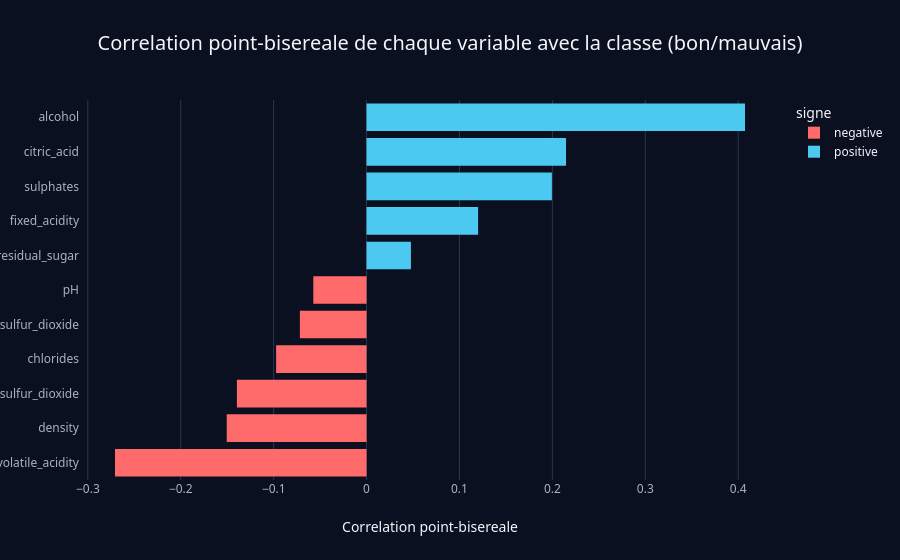

Here is the notebook cell this chart was saved with:
### Markdown cell above
### Question 2 — Exploration visuelle : quelles variables influencent la qualité ?

> **La cible est binarisée dès le départ** (`y` = bon/mauvais). On cherche donc la corrélation entre une variable
> **continue** (ex. `alcohol`) et une variable **binaire** (`y`). Le coefficient adapté n'est pas la corrélation
> de Pearson usuelle entre deux variables continues, mais la **corrélation point-bisériale** : c'est le **cas
> particulier de Pearson** obtenu lorsqu'une des deux variables est binaire (codée 0/1). Elle mesure à quel point
> la variable continue **sépare** les deux classes.

On regarde donc la **corrélation point-bisériale** de chaque variable avec la classe, puis la distribution des
variables les plus corrélées selon la classe (**boxplots**).

### Code cell
from scipy.stats import pointbiserialr

# On compare une variable CONTINUE a la cible BINAIRE (0/1) : le coefficient adapte est
# la correlation point-bisereale (cas particulier de Pearson quand une variable est binaire).
corr = X.apply(lambda col: pointbiserialr(y, col)[0]).sort_values()
corr_df = corr.reset_index()
corr_df.columns = ["variable", "correlation"]
corr_df["signe"] = np.where(corr_df["correlation"] >= 0, "positive", "negative")

fig = px.bar(
    corr_df, x="correlation", y="variable", orientation="h", color="signe",
    title="Correlation point-bisereale de chaque variable avec la classe (bon/mauvais)",
    color_discrete_map={"positive": COLORWAY[0], "negative": COLORWAY[1]}
)
fig.update_layout(xaxis_title="Correlation point-bisereale", yaxis_title="")
apply_dark_theme(fig)
fig.show()

corr

### Figure 1 — Plotly figure (JSON) as saved in the notebook; plotly's stock layout.template omitted (floating-point values rounded to 4 significant figures)
{"data": [{"hovertemplate": "signe=negative<br>correlation=%{x}<br>variable=%{y}<extra></extra>", "legendgroup": "negative", "marker": {"color": "#ff6b6b", "pattern": {"shape": ""}}, "name": "negative", "orientation": "h", "showlegend": true, "textposition": "auto", "type": "bar", "x": [-0.2707, -0.1505, -0.1395, -0.09731, -0.07175, -0.05728], "xaxis": "x", "y": ["volatile_acidity", "density", "total_sulfur_dioxide", "chlorides", "free_sulfur_dioxide", "pH"], "yaxis": "y"}, {"hovertemplate": "signe=positive<br>correlation=%{x}<br>variable=%{y}<extra></extra>", "legendgroup": "positive", "marker": {"color": "#4cc9f0", "pattern": {"shape": ""}}, "name": "positive", "orientation": "h", "showlegend": true, "textposition": "auto", "type": "bar", "x": [0.04778, 0.1201, 0.1995, 0.2147, 0.4073], "xaxis": "x", "y": ["residual_sugar", "fixed_acidity", "sulphates", "citric_acid", "alcohol"], "yaxis": "y"}], "layout": {"barmode": "relative", "legend": {"title": {"text": "signe"}, "tracegroupgap": 0}, "title": {"text": "Correlation point-bisereale de chaque variable avec la classe (bon/mauvais)"}, "xaxis": {"anchor": "y", "domain": [0.0, 1.0], "title": {"text": "Correlation point-bisereale"}}, "yaxis": {"anchor": "x", "domain": [0.0, 1.0], "title": {"text": ""}}}}
